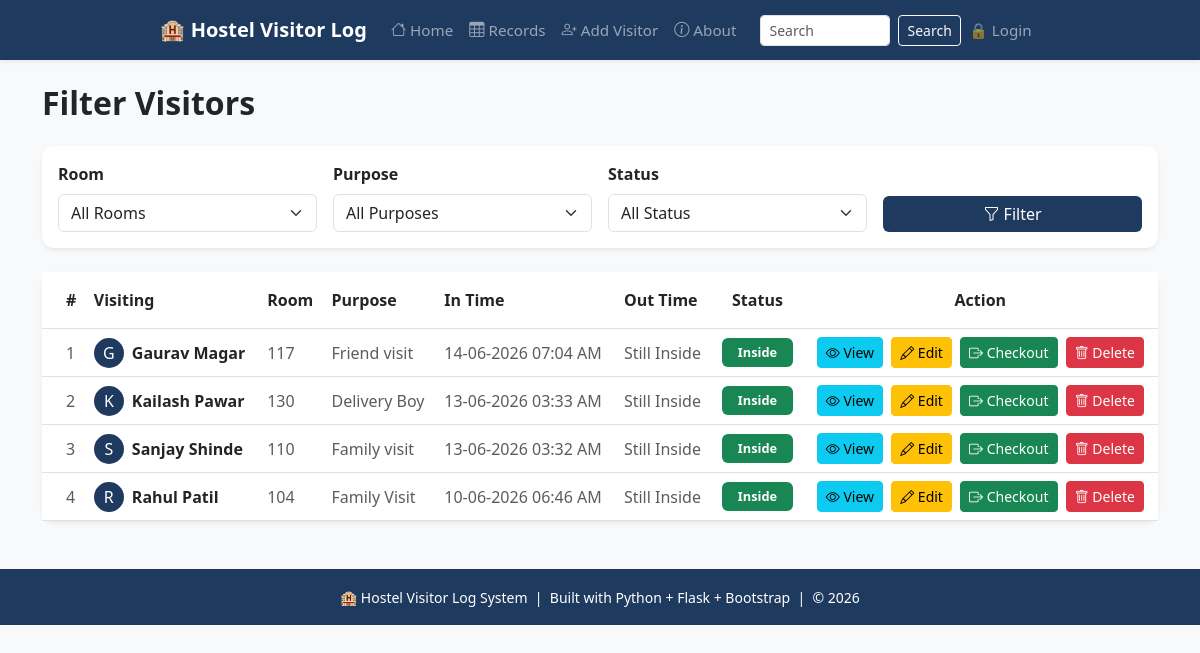
The app's page /filter, older data.
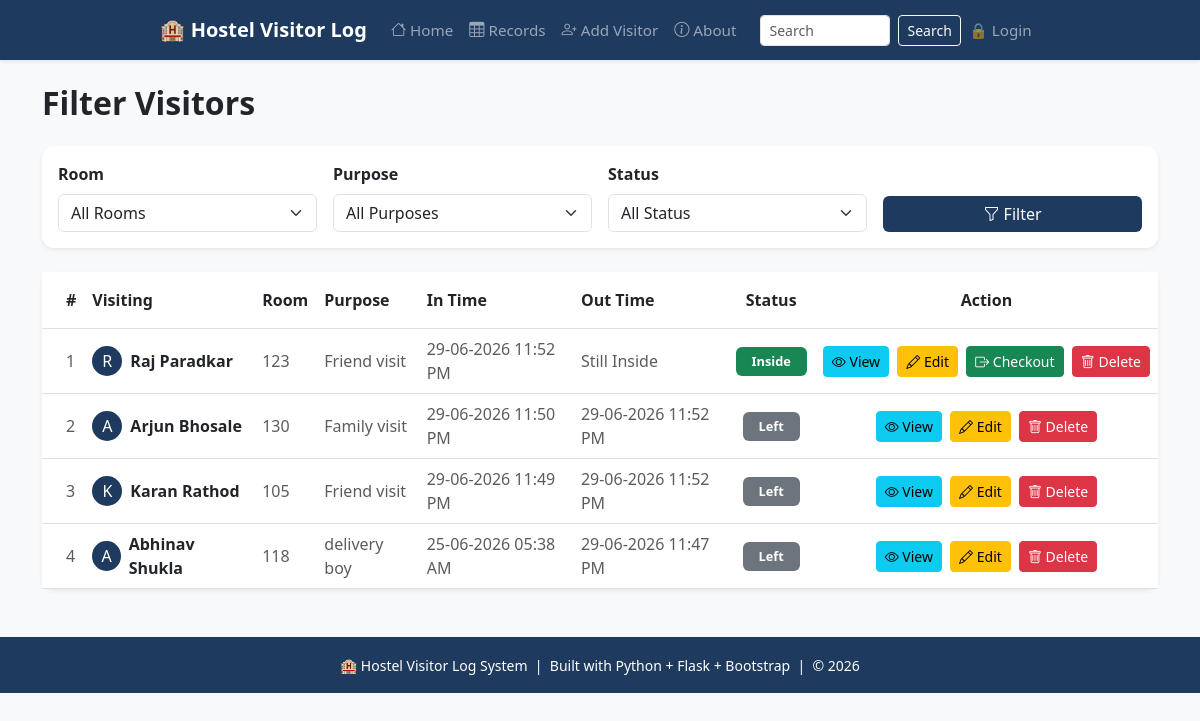
The same page, newer data.
### tables this page shows
CREATE TABLE visitors (
            id INTEGER PRIMARY KEY AUTOINCREMENT,
            visitor_name TEXT NOT NULL,
            student_name TEXT NOT NULL,
            room_number TEXT NOT NULL,
            purpose TEXT NOT NULL,
            in_time TEXT NOT NULL,
            out_time TEXT NOT NULL DEFAULT 'Still Inside',
            status TEXT DEFAULT 'Inside'
        );

### app.py (the view)
@app.route('/filter')
def filter_page():
    room = request.args.get('room')
    purpose = request.args.get('purpose')
    status = request.args.get('status')
    conn = get_db()
    query = "SELECT * FROM visitors WHERE 1=1"
    params = []
    if room:
        query += ' AND room_number = ?'
        params.append(room)
    if purpose:
        query += ' AND purpose = ?'
        params.append(purpose)
    if status:
        query += ' AND status = ?'
        params.append(status)
    query += ' ORDER BY in_time DESC'
    visitors = conn.execute(query, params).fetchall()
    rooms = conn.execute('SELECT DISTINCT room_number FROM visitors ORDER BY room_number').fetchall()
    purposes = conn.execute('SELECT DISTINCT purpose FROM visitors ORDER BY purpose').fetchall()
    conn.close()
    return render_template(
        'filter.html',
        visitors=visitors,
        rooms=rooms,
        purposes=purposes,
        selected_room=room,
        selected_purpose=purpose,
        selected_status=status
    )

### app.py (called while the page is built)
def get_db():
    conn = sqlite3.connect('database.db')
    conn.row_factory = sqlite3.Row
    return conn

@app.context_processor
def inject_user():
    return dict(current_user=session.get('username'))

### templates/filter.html (shortened to what the changed rows need)
{% extends 'base.html' %}
{% block content %}
<h2 class="fw-bold mb-4">Filter Visitors</h2>
{% if visitors %}
<div class="card shadow-sm">
    <div class="card-body p-0">
        <div class="table-responsive">
            <table class="table table-hover mb-0">
                <thead style="background-color: #1e3a5f; color:white;">
                    <tr>
                        <th class="py-3 ps-4">#</th>
                        <th class="py-3">Visiting</th>
                        <th class="py-3">Room</th>
                        <th class="py-3">Purpose</th>
                        <th class="py-3">In Time</th>
                        <th class="py-3">Out Time</th>
                        <th class="py-3 text-center">Status</th>
                        <th class="py-3 text-center">Action</th>
                    </tr>
                </thead>
                <tbody>
                    {% for visitor in visitors %}
                    <tr class="align-middle">
                        <td class="ps-4 text-muted">
                            {{ loop.index }}
                        </td>
                        <td>
                            <div class="d-flex align-items-center">
                                <div class="rounded-circle d-flex justify-content-center align-items-center me-2"
                                     style="width:30px; height:30px; background-color:#1e3a5f; color:white;">
                                    {{ visitor['visitor_name'][0] }}
                                </div>
                                <span class="fw-bold">{{ visitor['visitor_name'] }}</span>
                            </div>
                        </td>
                        <td class="text-muted">{{ visitor['room_number'] }}</td>
                        <td class="text-muted">{{ visitor['purpose'] }}</td>
                        <td class="text-muted">{{ visitor['in_time'] }}</td>
                        <td class="text-muted">
                            {% if visitor['out_time'] %}
                                {{ visitor['out_time'] }}
                            {% else %}
                                -
                            {% endif %}
                        </td>
                        <td class="text-center">
                            {% if visitor['status'] == 'Inside' %}
                                <span class="badge bg-success px-3 py-2">
                                    Inside
                                </span>
                            {% else %}
                                <span class="badge bg-secondary px-3 py-2">
                                    Left
                                </span>
                            {% endif %}
                        </td>
                        <td class="text-center" style="white-space: nowrap;">
                            <a href="{{ url_for('details', id=visitor['id']) }}"
                               class="btn btn-sm btn-info me-1">
                                <i class="bi bi-eye"></i> View
                            </a>
                            <a href="{{ url_for('edit_visitor', id=visitor['id']) }}"
                               class="btn btn-sm btn-warning me-1">
                                <i class="bi bi-pencil"></i> Edit
                            </a>
                            {% if visitor['status'] == 'Inside' %}
                            <form action="{{ url_for('checkout_visitor', id=visitor['id']) }}" method="POST" style="display:inline;">
                                <button type="submit" class="btn btn-sm btn-success me-1"
                                        onclick="return confirm('Checkout {{ visitor['visitor_name'] }}?')">
                                    <i class="bi bi-box-arrow-right"></i> Checkout
                                </button>
                            </form>
                            {% endif %}
                            <form action="{{ url_for('delete_visitor', id=visitor['id']) }}" method="POST" style="display:inline;">
                                <button type="submit" class="btn btn-sm btn-danger"
                                        onclick="return confirm('Are you sure you want to delete this record?');">
                                    <i class="bi bi-trash"></i> Delete
                                </button>
                            </form>
                        </td>
                    </tr>
                    {% endfor %}
                </tbody>
            </table>
        </div>
    </div>
</div>
{% else %}
<div class="alert alert-info mt-4" role="alert">
    No visitor records found for the selected filter.
</div>
{% endif %}
{% endblock %}

Row changes from the older to the newer data that the page shows:
removed visitors: visitor_name "G", visitor_name "Gaurav Magar", room_number "117", purpose "Friend visit", in_time "14-06-2026 07:04 AM", out_time "Still Inside", status "Inside"
removed visitors: visitor_name "K", visitor_name "Kailash Pawar", room_number "130", purpose "Delivery Boy", in_time "13-06-2026 03:33 AM", out_time "Still Inside", status "Inside"
removed visitors: visitor_name "S", visitor_name "Sanjay Shinde", room_number "110", purpose "Family visit", in_time "13-06-2026 03:32 AM", out_time "Still Inside", status "Inside"
removed visitors: visitor_name "R", visitor_name "Rahul Patil", room_number "104", purpose "Family Visit", in_time "10-06-2026 06:46 AM", out_time "Still Inside", status "Inside"
added visitors: visitor_name "R", visitor_name "Raj Paradkar", room_number "123", purpose "Friend visit", in_time "29-06-2026 11:52 PM", out_time "Still Inside", status "Inside"
added visitors: visitor_name "A", visitor_name "Arjun Bhosale", room_number "130", purpose "Family visit", in_time "29-06-2026 11:50 PM", out_time "29-06-2026 11:52 PM", status "Left"
added visitors: visitor_name "K", visitor_name "Karan Rathod", room_number "105", purpose "Friend visit", in_time "29-06-2026 11:49 PM", out_time "29-06-2026 11:52 PM", status "Left"
added visitors: visitor_name "A", visitor_name "Abhinav Shukla", room_number "118", purpose "delivery boy", in_time "25-06-2026 05:38 AM", out_time "29-06-2026 11:47 PM", status "Left"
